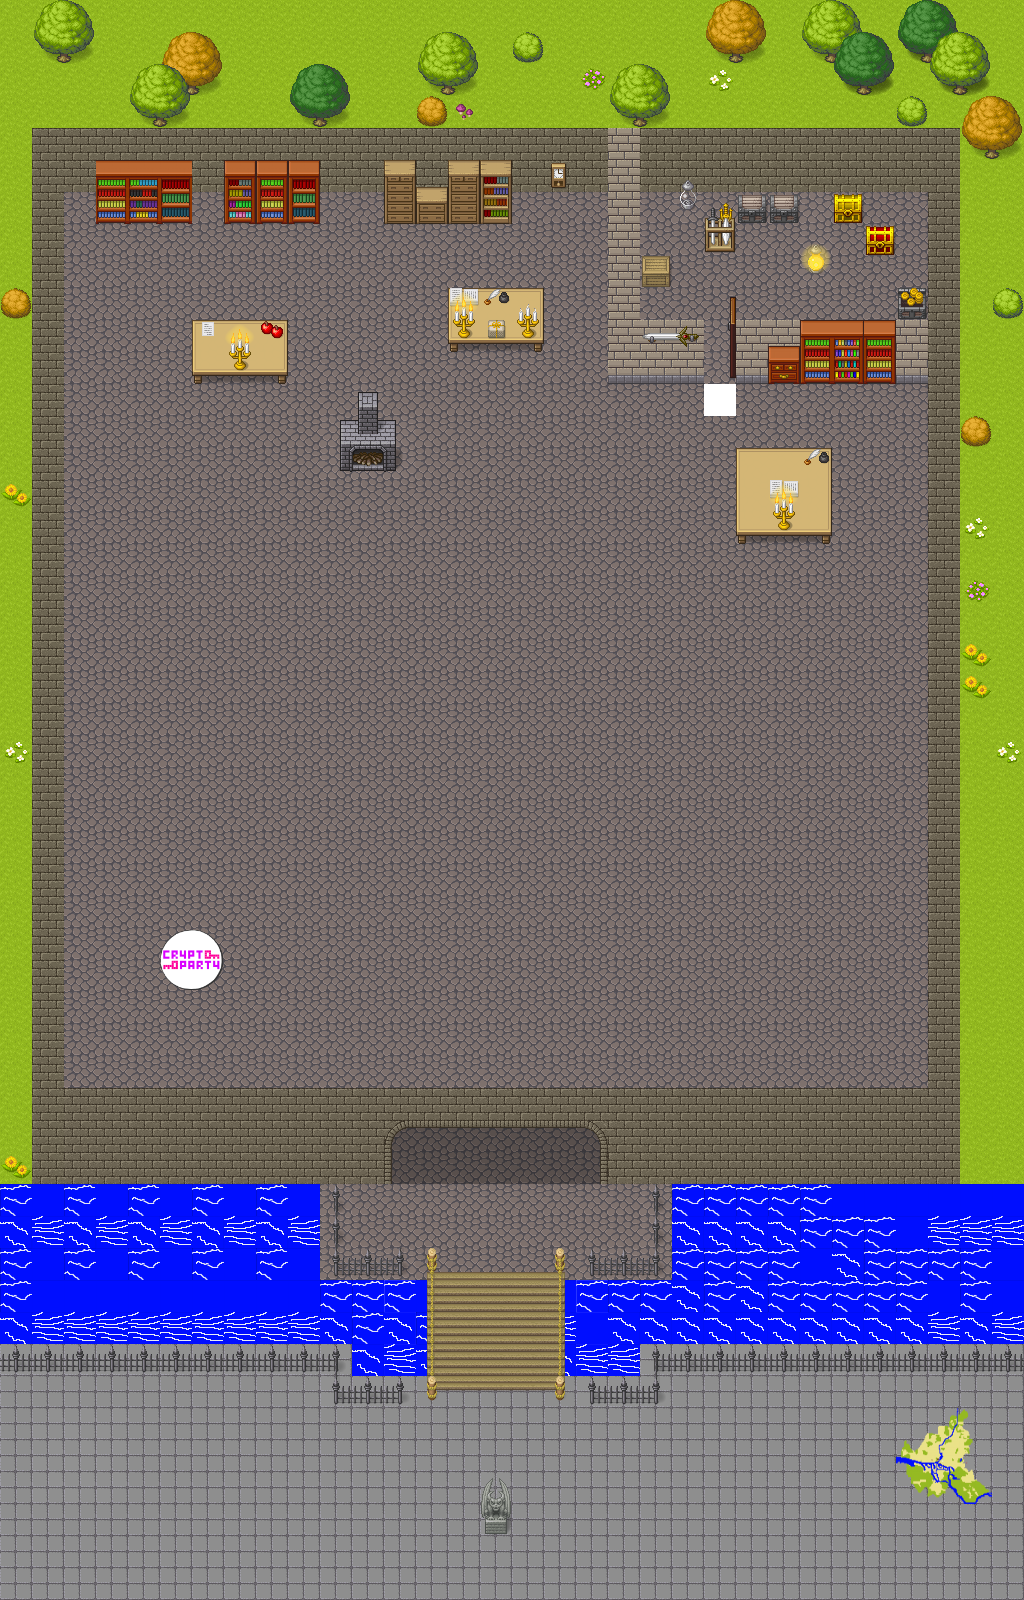

The image is a tile-based game level rendered from a .tmx file. Its description and source (layers, tilesets, objects; grid data summarised) follow:
An orthogonal 32x50 tile map with 32x32 px tiles, 12 tile layers (start, collision, hamburgExit, ground, ...), 1 hidden layer not drawn, 5 tilesets and 1 object (variable).

<map version="1.5" tiledversion="1.7.2" orientation="orthogonal" renderorder="right-down" width="32" height="50" tilewidth="32" tileheight="32" infinite="0" nextlayerid="15" nextobjectid="2">
 <editorsettings>
  <export target="crypto.json" format="json" />
 </editorsettings>
 <tileset firstgid="1" name="cija_expansion" tilewidth="32" tileheight="32" tilecount="1995" columns="15">
  <image source="../cija_32x32_expansion-for-Pipoya_CC0.png" width="480" height="4256" />
 </tileset>
 <tileset firstgid="1996" name="Hamburg_Tiles" tilewidth="32" tileheight="32" tilecount="128" columns="16">
  <image source="../Hamburg_Tiles.png" width="512" height="256" />
 </tileset>
 <tileset firstgid="2124" name="Hamburg-Pixelkarte-Transparent" tilewidth="32" tileheight="32" tilecount="9" columns="3">
  <image source="../Hamburg-Pixelkarte-Transparent.png" width="96" height="96" />
 </tileset>
 <tileset firstgid="2133" name="crypto_tiles" tilewidth="32" tileheight="32" tilecount="100" columns="10">
  <image source="crypto_tiles.png" width="320" height="320" />
  <tile id="0">
   <properties>
    <property name="collides" type="bool" value="true" />
   </properties>
  </tile>
 </tileset>
 <tileset firstgid="2233" name="doors" tilewidth="32" tileheight="32" tilecount="72" columns="6">
  <image source="doors.png" width="192" height="384" />
  <tile id="60">
   <properties>
    <property name="collide" type="bool" value="true" />
   </properties>
  </tile>
  <tile id="66">
   <properties>
    <property name="collide" type="bool" value="true" />
   </properties>
  </tile>
 </tileset>
 <layer id="3" name="start" width="32" height="50">
  <properties>
   <property name="startLayer" type="bool" value="true" />
  </properties>
  <data>[1600 cells, 9 non-empty, 1 distinct tile ids]</data>
 </layer>
 <layer id="9" name="collision" width="32" height="50">
  <data>[1600 cells, 300 non-empty, 1 distinct tile ids]</data>
 </layer>
 <layer id="4" name="hamburgExit" width="32" height="50">
  <properties>
   <property name="exitUrl" value="../main.json#cryptopartyStart" />
  </properties>
  <data>[1600 cells, 9 non-empty, 1 distinct tile ids]</data>
 </layer>
 <layer id="1" name="ground" width="32" height="50">
  <data>[1600 cells, 1600 non-empty, 7 distinct tile ids]</data>
 </layer>
 <layer id="11" name="Fußboden" width="32" height="50">
  <data>[1600 cells, 4 non-empty, 4 distinct tile ids]</data>
 </layer>
 <layer id="10" name="Brücke" width="32" height="50">
  <data>[1600 cells, 25 non-empty, 9 distinct tile ids]</data>
 </layer>
 <objectgroup id="2" name="floorLayer">
  <object id="1" name="crypto_door" type="variable" x="714.333" y="273.333">
   <properties>
    <property name="closeLayer" value="clsoed_door" />
    <property name="default" type="bool" value="false" />
    <property name="door" type="bool" value="true" />
    <property name="openLayer" value="opened_door" />
    <property name="persist" type="bool" value="false" />
   </properties>
   <point />
  </object>
 </objectgroup>
 <layer id="6" name="Wände" width="32" height="50">
  <data>[1600 cells, 223 non-empty, 9 distinct tile ids]</data>
 </layer>
 <layer id="5" name="Möbel" width="32" height="50">
  <data>[1600 cells, 147 non-empty, 77 distinct tile ids]</data>
 </layer>
 <layer id="14" name="open_crypto_zone" width="32" height="50">
  <properties>
   <property name="doorVaraible" value="crypto_door" />
   <property name="zone" value="crypto_door_zone" />
  </properties>
  <data>[1600 cells, 1 non-empty, 1 distinct tile ids]</data>
 </layer>
 <layer id="12" name="opened_door" width="32" height="50">
  <data>[1600 cells, 3 non-empty, 3 distinct tile ids]</data>
 </layer>
 <layer id="13" name="closed_door" width="32" height="50" visible="0">
  <data>[1600 cells, 2 non-empty, 2 distinct tile ids]</data>
 </layer>
 <layer id="7" name="Auf dem Tisch unten" width="32" height="50">
  <data>[1600 cells, 31 non-empty, 9 distinct tile ids]</data>
 </layer>
 <layer id="8" name="Auf dem Tisch oben" width="32" height="50">
  <data>[1600 cells, 35 non-empty, 27 distinct tile ids]</data>
 </layer>
</map>
